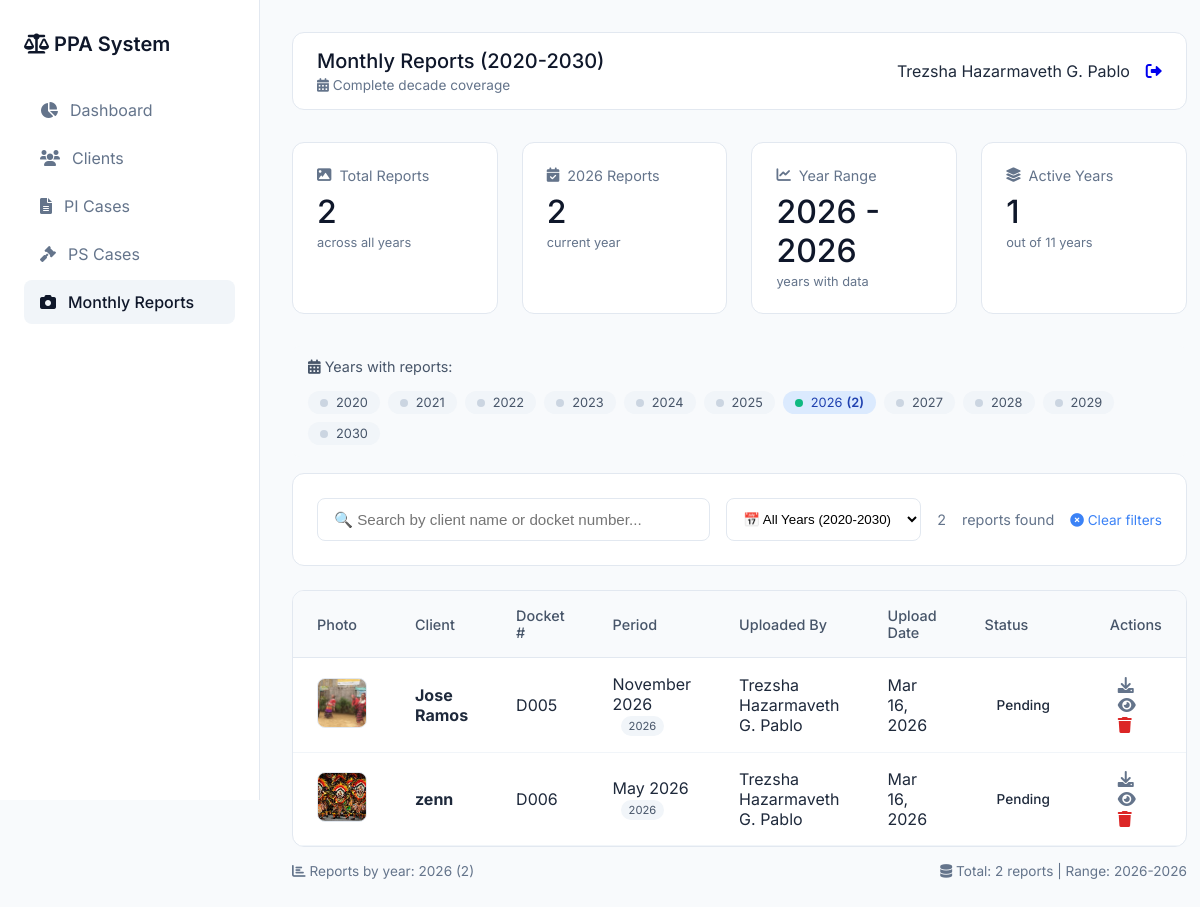
Screenshot of /monthly_reports.php (signed in) with the database file from the repository.
### tables this page shows
CREATE TABLE `monthly_reports` (
  `id` int(11) NOT NULL,
  `probationer_id` int(11) NOT NULL,
  `report_month` int(11) NOT NULL,
  `report_year` int(11) NOT NULL,
  `photo` varchar(255) NOT NULL,
  `uploaded_by` int(11) DEFAULT NULL,
  `upload_date` timestamp NOT NULL DEFAULT current_timestamp()
);

CREATE TABLE `clients` (
  `id` int(11) NOT NULL,
  `docket_number` varchar(50) DEFAULT NULL,
  `name` varchar(100) DEFAULT NULL,
  `cc_number` varchar(50) DEFAULT NULL,
  `court` varchar(100) DEFAULT NULL,
  `offense` varchar(100) DEFAULT NULL,
  `sentence` varchar(100) DEFAULT NULL,
  `address` text DEFAULT NULL,
  `status` varchar(50) DEFAULT NULL,
  `created_at` timestamp NOT NULL DEFAULT current_timestamp(),
  `start_date` date DEFAULT NULL,
  `end_date` date DEFAULT NULL,
  `payment` decimal(10,2) DEFAULT 0.00,
  `pi_case_id` int(11) DEFAULT NULL,
  `ps_case_id` int(11) DEFAULT NULL,
  `case_status` varchar(50) DEFAULT 'Pending'
);

CREATE TABLE `staff` (
  `id` int(11) NOT NULL,
  `fullname` varchar(100) DEFAULT NULL,
  `username` varchar(50) DEFAULT NULL,
  `password` varchar(50) DEFAULT NULL,
  `role` varchar(20) DEFAULT NULL
);

### monthly_reports.php (the view, shortened to what this page needs)
<?php
include 'config/database.php';
$fullname = $_SESSION['fullname'] ?? 'User';
$user_role = $_SESSION['role'] ?? 'staff';
$can_delete = ($user_role == 'main' || $user_role == 'admin');
$reports = mysqli_query($conn, "
    SELECT mr.*, c.name, c.docket_number, c.status, s.fullname as uploaded_by_name
    FROM monthly_reports mr
    JOIN clients c ON mr.probationer_id = c.id
    LEFT JOIN staff s ON mr.uploaded_by = s.id
    ORDER BY mr.report_year DESC, mr.report_month DESC, mr.upload_date DESC
");
$total_reports = mysqli_num_rows($reports);
$current_year = date('Y');
$reports_this_year = mysqli_fetch_assoc(mysqli_query($conn, "
    SELECT COUNT(*) as total FROM monthly_reports
    WHERE report_year = $current_year
"))['total'];
$year_range_query = mysqli_query($conn, "
    SELECT
        MIN(report_year) as min_year,
        MAX(report_year) as max_year,
        COUNT(DISTINCT report_year) as year_count
    FROM monthly_reports
");
$year_stats = mysqli_fetch_assoc($year_range_query);
$min_year_db = $year_stats['min_year'] ?? $current_year;
$max_year_db = $year_stats['max_year'] ?? $current_year;
$years_with_data = $year_stats['year_count'] ?? 0;
$start_year = 2020;
$end_year = 2030;
$years = range($start_year, $end_year);
$year_counts = [];
foreach($years as $year) {
    $count_query = mysqli_query($conn, "SELECT COUNT(*) as total FROM monthly_reports WHERE report_year = $year");
    $year_counts[$year] = mysqli_fetch_assoc($count_query)['total'];
}
?>
<!DOCTYPE html>
<html lang="en">
<head>
    <link rel="stylesheet" href="https://cdnjs.cloudflare.com/ajax/libs/font-awesome/6.0.0/css/all.min.css">
</head>
<body>
    <div class="app">
        <div class="sidebar">
            <div class="logo">
                <i class="fas fa-scale-balanced"></i> PPA System
            </div>
            <a href="dashboard.php" class="nav-item"><i class="fas fa-chart-pie"></i> Dashboard</a>
            <a href="clients.php" class="nav-item"><i class="fas fa-users"></i> Clients</a>
            <a href="pi_list.php" class="nav-item"><i class="fas fa-file-lines"></i> PI Cases</a>
            <a href="ps_list.php" class="nav-item"><i class="fas fa-gavel"></i> PS Cases</a>
            <a href="monthly_reports.php" class="nav-item active"><i class="fas fa-camera"></i> Monthly Reports</a>
        </div>
        <div class="main">
            <div class="top-bar">
                <div>
                    <h1 class="page-title">Monthly Reports (2020-2030)</h1>
                    <div class="page-subtitle">
                        <i class="fas fa-calendar-alt"></i>
                        Complete decade coverage
                    </div>
                </div>
                <div class="user-info">
                    <span><?php echo htmlspecialchars($fullname); ?></span>
                    <a href="logout.php"><i class="fas fa-sign-out-alt"></i></a>
                </div>
            </div>
            <div class="stats-grid">
                <div class="stat-card">
                    <div class="stat-label">
                        <i class="fas fa-image"></i> Total Reports
                    </div>
                    <div class="stat-value"><?php echo $total_reports; ?></div>
                    <div class="stat-note">across all years</div>
                </div>
                <div class="stat-card">
                    <div class="stat-label">
                        <i class="fas fa-calendar-check"></i> <?php echo $current_year; ?> Reports
                    </div>
                    <div class="stat-value"><?php echo $reports_this_year; ?></div>
                    <div class="stat-note">current year</div>
                </div>
                <div class="stat-card">
                    <div class="stat-label">
                        <i class="fas fa-chart-line"></i> Year Range
                    </div>
                    <div class="stat-value"><?php echo $min_year_db; ?> - <?php echo $max_year_db; ?></div>
                    <div class="stat-note">years with data</div>
                </div>
                <div class="stat-card">
                    <div class="stat-label">
                        <i class="fas fa-layer-group"></i> Active Years
                    </div>
                    <div class="stat-value"><?php echo $years_with_data; ?></div>
                    <div class="stat-note">out of 11 years</div>
                </div>
            </div>
            <div class="year-range-info">
                <span><i class="fas fa-calendar-alt"></i> Years with reports:</span>
                <div class="year-stats">
                    <?php foreach($years as $year): ?>
                        <?php $has_data = $year_counts[$year] > 0; ?>
                        <span class="year-pill <?php echo $has_data ? 'has-data' : ''; ?>"
                              title="<?php echo $year; ?>: <?php echo $year_counts[$year]; ?> reports">
                            <span class="year-dot <?php echo $has_data ? 'dot-active' : 'dot-inactive'; ?>"></span>
                            <?php echo $year; ?>
                            <?php if($has_data): ?>
                                <span style="font-weight: 600;">(<?php echo $year_counts[$year]; ?>)</span>
                            <?php endif; ?>
                        </span>
                    <?php endforeach; ?>
                </div>
            </div>
            <div class="filter-section">
                <input type="text" id="searchInput" class="search-input"
                       placeholder="🔍 Search by client name or docket number...">
                <select id="yearFilter" class="filter-select">
                    <option value="all">📅 All Years (2020-2030)</option>
                </select>
                <div class="filter-info">
                    <span id="resultCount"><?php echo $total_reports; ?></span> reports found
                    <span class="clear-filter" onclick="clearFilters()">
                        <i class="fas fa-times-circle"></i> Clear filters
                    </span>
                </div>
            </div>
            <div class="table-container">
                <table id="reportsTable">
                    <thead>
                        <tr>
                            <th>Photo</th>
                            <th>Client</th>
                            <th>Docket #</th>
                            <th>Period</th>
                            <th>Uploaded By</th>
                            <th>Upload Date</th>
                            <th>Status</th>
                            <th>Actions</th>
                        </tr>
                    </thead>
                    <tbody>
                        <?php
                        mysqli_data_seek($reports, 0);
                        if($total_reports > 0):
                            while($row = mysqli_fetch_assoc($reports)):
                        ?>
                        <tr class="report-row" data-year="<?php echo $row['report_year']; ?>" data-month="<?php echo $row['report_month']; ?>">
                            <td>
                                <img src="uploads/<?php echo $row['photo']; ?>" class="report-thumb" onclick="openModal('uploads/<?php echo $row['photo']; ?>')">
                            </td>
                            <td>
                                <strong><?php echo htmlspecialchars($row['name']); ?></strong>
                            </td>
                            <td><?php echo htmlspecialchars($row['docket_number']); ?></td>
                            <td>
                                <?php echo date("F Y", mktime(0,0,0,$row['report_month'],1,$row['report_year'])); ?>
                                <span class="year-badge"><?php echo $row['report_year']; ?></span>
                            </td>
                            <td><?php echo $row['uploaded_by_name'] ?? 'Unknown'; ?></td>
                            <td><?php echo date("M d, Y", strtotime($row['upload_date'])); ?></td>
                            <td>
                                <span class="status-badge status-<?php echo $row['status']; ?>">
                                    <?php echo $row['status']; ?>
                                </span>
                            </td>
                            <td>
                                <a href="uploads/<?php echo $row['photo']; ?>" download class="action-link" title="Download">
                                    <i class="fas fa-download"></i>
                                </a>
                                <a href="client_details.php?id=<?php echo $row['probationer_id']; ?>" class="action-link" title="View Client">
                                    <i class="fas fa-eye"></i>
                                </a>
                                <?php if($can_delete): ?>
                                <a href="?delete=<?php echo $row['id']; ?>" class="action-link delete" title="Delete"
                                   onclick="return confirm('⚠️ Are you sure you want to delete this image?\n\nClient: <?php echo addslashes($row['name']); ?>\nPeriod: <?php echo date("F Y", mktime(0,0,0,$row['report_month'],1,$row['report_year'])); ?>\n\nThis action cannot be undone!')">
                                    <i class="fas fa-trash"></i>
                                </a>
                                <?php else: ?>
                                <span class="action-link disabled" title="Delete (View Only)">
                                    <i class="fas fa-trash"></i>
                                </span>
                                <?php endif; ?>
                            </td>
                        </tr>
                        <?php
                            endwhile;
                        endif; ?>
                    </tbody>
                </table>
            </div>
            <?php if($total_reports > 0): ?>
            <div style="margin-top: 1rem; display: flex; justify-content: space-between; align-items: center; color: #64748b; font-size: 0.85rem; flex-wrap: wrap; gap: 1rem;">
                <div>
                    <i class="fas fa-chart-bar"></i>
                    Reports by year:
                    <?php
                    $active_years = [];
                    foreach($years as $year) {
                        if($year_counts[$year] > 0) {
                            $active_years[] = "$year ({$year_counts[$year]})";
                        }
                    }
                    echo implode(' • ', $active_years);
                    ?>
                </div>
                <div>
                    <i class="fas fa-database"></i>
                    Total: <?php echo $total_reports; ?> reports |
                    Range: <?php echo $min_year_db; ?>-<?php echo $max_year_db; ?>
                </div>
            </div>
            <?php endif; ?>
        </div>
    </div>
</body>
</html>

### monthly_reports.php (style rules this page uses)
* { margin: 0; padding: 0; box-sizing: border-box; }
body { font-family: 'Inter', sans-serif; background: #f8fafc; color: #1e293b; }
.app { display: flex; min-height: 100vh; }
.sidebar { width: 260px; background: white; border-right: 1px solid #e2e8f0; padding: 2rem 1.5rem; position: fixed; height: 100vh; }
.logo { font-weight: 600; font-size: 1.25rem; color: #0f172a; margin-bottom: 2rem; }
.nav-item { display: flex; align-items: center; gap: 0.75rem; padding: 0.75rem 1rem; color: #64748b; text-decoration: none; border-radius: 8px; margin-bottom: 0.25rem; }
.nav-item.active { background: #f1f5f9; color: #0f172a; font-weight: 500; }
.main { flex: 1; margin-left: 260px; padding: 2rem; }
.top-bar { background: white; border: 1px solid #e2e8f0; border-radius: 12px; padding: 1rem 1.5rem; margin-bottom: 2rem; display: flex; justify-content: space-between; align-items: center; }
.page-title { font-size: 1.25rem; font-weight: 500; color: #0f172a; }
.page-subtitle { font-size: 0.85rem; color: #64748b; margin-top: 0.25rem; }
.user-info { display: flex; align-items: center; gap: 1rem; }
.stats-grid { display: grid; grid-template-columns: repeat(4, 1fr); gap: 1.5rem; margin-bottom: 2rem; }
.stat-card { background: white; padding: 1.5rem; border-radius: 12px; border: 1px solid #e2e8f0; }
.stat-label { color: #64748b; font-size: 0.9rem; margin-bottom: 0.5rem; display: flex; align-items: center; gap: 0.5rem; }
.stat-value { font-size: 2rem; font-weight: 500; color: #0f172a; }
.stat-note { font-size: 0.8rem; color: #64748b; margin-top: 0.25rem; }
.filter-section { margin-bottom: 1.5rem; display: flex; gap: 1rem; align-items: center; flex-wrap: wrap; background: white; padding: 1.5rem; border-radius: 12px; border: 1px solid #e2e8f0; }
.search-input { flex: 1; min-width: 250px; padding: 0.75rem 1rem; border: 1px solid #e2e8f0; border-radius: 8px; font-size: 0.95rem; }
.filter-select { padding: 0.75rem; border: 1px solid #e2e8f0; border-radius: 8px; background: white; min-width: 150px; font-weight: 500; }
.filter-info { color: #64748b; font-size: 0.9rem; display: flex; align-items: center; gap: 1rem; flex-wrap: wrap; }
.year-stats { display: flex; gap: 0.5rem; flex-wrap: wrap; }
.year-pill { background: #f1f5f9; padding: 0.25rem 0.75rem; border-radius: 20px; font-size: 0.8rem; display: inline-flex; align-items: center; gap: 0.25rem; }
.year-pill.has-data { background: #dbeafe; color: #1e40af; }
.table-container { background: white; border: 1px solid #e2e8f0; border-radius: 12px; overflow: hidden; }
table { width: 100%; border-collapse: collapse; }
th { text-align: left; padding: 1rem 1.5rem; background: #f8fafc; color: #475569; font-weight: 500; font-size: 0.9rem; border-bottom: 1px solid #e2e8f0; }
td { padding: 1rem 1.5rem; border-bottom: 1px solid #f1f5f9; }
.report-thumb { width: 50px; height: 50px; object-fit: cover; border-radius: 8px; cursor: pointer; transition: transform 0.2s; border: 1px solid #e2e8f0; }
.status-badge { display: inline-block; padding: 0.25rem 0.75rem; border-radius: 20px; font-size: 0.85rem; font-weight: 500; }
.year-badge { display: inline-block; padding: 0.2rem 0.5rem; background: #f1f5f9; border-radius: 12px; font-size: 0.7rem; margin-left: 0.5rem; color: #475569; }
.action-link { color: #64748b; text-decoration: none; margin: 0 0.5rem; font-size: 1rem; transition: color 0.2s; }
.action-link.delete { color: #dc2626; }
.clear-filter { color: #3b82f6; text-decoration: none; font-size: 0.85rem; cursor: pointer; }
.year-range-info { background: #f8fafc; padding: 0.75rem 1rem; border-radius: 8px; font-size: 0.9rem; color: #475569; margin-bottom: 1rem; display: flex; align-items: center; gap: 1rem; flex-wrap: wrap; }
.year-dot { width: 8px; height: 8px; border-radius: 50%; display: inline-block; margin-right: 4px; }
.dot-active { background: #10b981; }
.dot-inactive { background: #cbd5e1; }

### rows the page displays
monthly_reports: photo (picture), probationer.name "Jose Ramos", probationer.docket_number "D005", report_month+report_year "November 2026", report_year "2026", uploaded_by.fullname "Trezsha Hazarmaveth G. Pablo", upload_date "Mar 16, 2026", probationer.status "Pending"
monthly_reports: photo (picture), probationer.name "zenn", probationer.docket_number "D006", report_month+report_year "May 2026", report_year "2026", uploaded_by.fullname "Trezsha Hazarmaveth G. Pablo", upload_date "Mar 16, 2026", probationer.status "Pending"

### other values shown
$fullname "Trezsha Hazarmaveth G. Pablo"
$total_reports "2"
$reports_this_year "2"
$years_with_data "1"
$year "2020"
$year "2021"
$year "2022"
$year "2023"
$year "2024"
$year "2025"
$year "2026"
$year_counts[$year] "2"
$year "2027"
$year "2028"
$year "2029"
